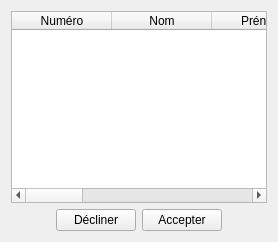
          <widget class="QWidget" name="tab_4">
           <attribute name="icon">
            <iconset resource="resources.qrc">
             <normaloff>:/new/prefix1/clock</normaloff>:/new/prefix1/clock</iconset>
           </attribute>
           <attribute name="title">
            <string>En attente de validation</string>
           </attribute>
           <layout class="QVBoxLayout" name="verticalLayout_11">
            <item>
             <widget class="QTableWidget" name="tableWidget_validationProducteur">
              <property name="selectionMode">
               <enum>QAbstractItemView::SingleSelection</enum>
              </property>
              <property name="selectionBehavior">
               <enum>QAbstractItemView::SelectRows</enum>
              </property>
              <attribute name="horizontalHeaderHighlightSections">
               <bool>true</bool>
              </attribute>
              <attribute name="verticalHeaderVisible">
               <bool>false</bool>
              </attribute>
              <column>
               <property name="text">
                <string>Numéro</string>
               </property>
              </column>
              <column>
               <property name="text">
                <string>Nom</string>
               </property>
              </column>
              <column>
               <property name="text">
                <string>Prénom</string>
               </property>
              </column>
              <column>
               <property name="text">
                <string>Login</string>
               </property>
              </column>
              <column>
               <property name="text">
                <string>Adresse</string>
               </property>
              </column>
              <column>
               <property name="text">
                <string>Ville</string>
               </property>
              </column>
              <column>
               <property name="text">
                <string>CP</string>
               </property>
              </column>
              <column>
               <property name="text">
                <string>Abonnement</string>
               </property>
              </column>
             </widget>
            </item>
            <item>
             <layout class="QHBoxLayout" name="horizontalLayout_2">
              <item>
               <spacer name="horizontalSpacer_23">
                <property name="orientation">
                 <enum>Qt::Horizontal</enum>
                </property>
                <property name="sizeHint" stdset="0">
                 <size>
                  <width>40</width>
                  <height>20</height>
                 </size>
                </property>
               </spacer>
              </item>
              <item>
               <widget class="QPushButton" name="pushButton_declinerProducteur">
                <property name="text">
                 <string>Décliner</string>
                </property>
                <property name="icon">
                 <iconset resource="resources.qrc">
                  <normaloff>:/new/prefix1/cross</normaloff>:/new/prefix1/cross</iconset>
                </property>
               </widget>
              </item>
              <item>
               <widget class="QPushButton" name="pushButton_accepterProducteur">
                <property name="text">
                 <string>Accepter</string>
                </property>
                <property name="icon">
                 <iconset resource="resources.qrc">
                  <normaloff>:/new/prefix1/ok</normaloff>:/new/prefix1/ok</iconset>
                </property>
               </widget>
              </item>
              <item>
               <spacer name="horizontalSpacer_24">
                <property name="orientation">
                 <enum>Qt::Horizontal</enum>
                </property>
                <property name="sizeHint" stdset="0">
                 <size>
                  <width>40</width>
                  <height>20</height>
                 </size>
                </property>
               </spacer>
              </item>
             </layout>
            </item>
           </layout>
          </widget>
